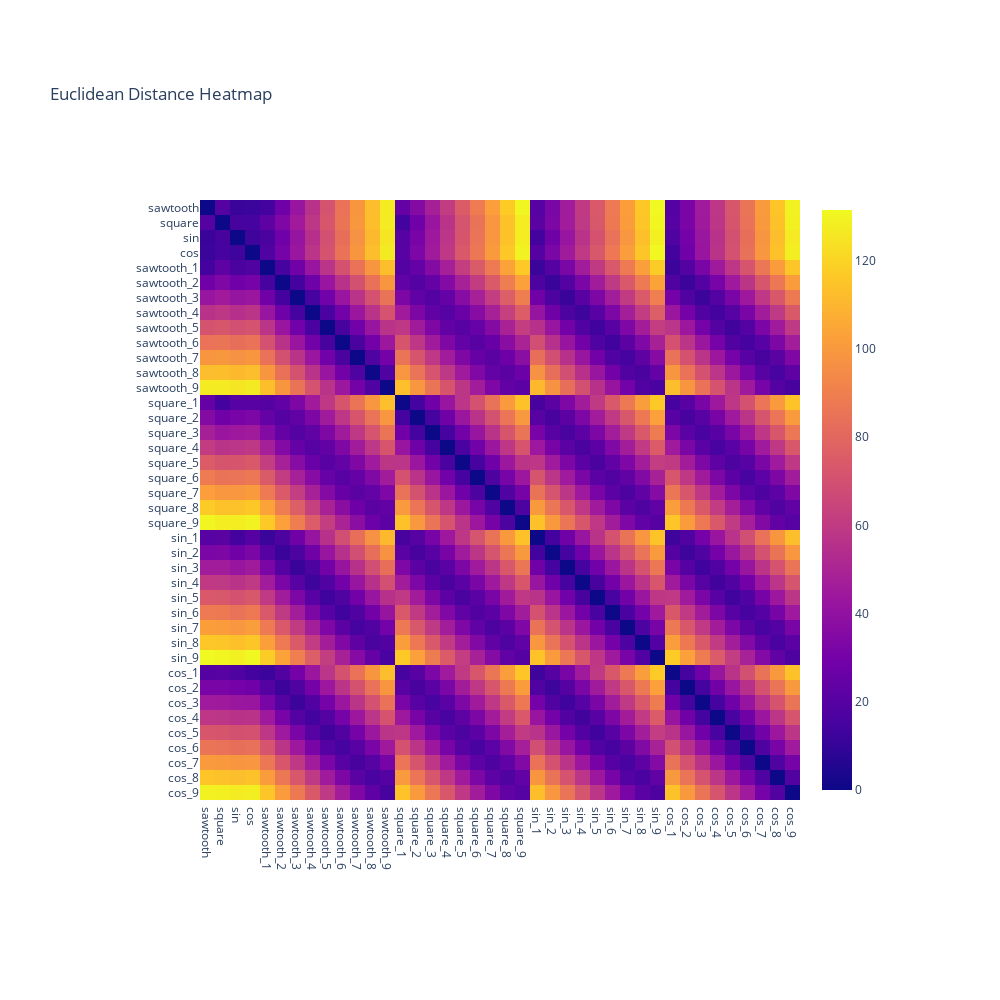

This figure's notebook cell:
### Code cell
columns_list = list(df_waves.columns)

columns_list.remove('time')

from sklearn.metrics.pairwise import euclidean_distances
df_man_dist_euc = pd.DataFrame(euclidean_distances(df_waves[columns_list].transpose()),
             index = columns_list, 
             columns=columns_list)
import plotly.express as px

fig_euc = px.imshow(df_man_dist_euc)

fig_euc.update_layout(margin = dict(t=200,r=200,b=200,l=200),
    showlegend = False,
    width = 1000, height = 1000,
    autosize = False,
                     title='Euclidean Distance Heatmap')

fig_euc.show()

### Figure 1 — Plotly figure (JSON) as saved in the notebook; plotly's stock layout.template omitted (floating-point values rounded to 4 significant figures; data arrays with more than 128 entries replaced by an {"elided": "..."} marker saying what was removed)
{"data": [{"coloraxis": "coloraxis", "hovertemplate": "x: %{x}<br>y: %{y}<br>color: %{z}<extra></extra>", "name": "0", "type": "heatmap", "x": ["sawtooth", "square", "sin", "cos", "sawtooth_1", "sawtooth_2", "sawtooth_3", "sawtooth_4", "sawtooth_5", "sawtooth_6", "sawtooth_7", "sawtooth_8", "sawtooth_9", "square_1", "square_2", "square_3", "square_4", "square_5", "square_6", "square_7", "square_8", "square_9", "sin_1", "sin_2", "sin_3", "sin_4", "sin_5", "sin_6", "sin_7", "sin_8", "sin_9", "cos_1", "cos_2", "cos_3", "cos_4", "cos_5", "cos_6", "cos_7", "cos_8", "cos_9"], "xaxis": "x", "y": ["sawtooth", "square", "sin", "cos", "sawtooth_1", "sawtooth_2", "sawtooth_3", "sawtooth_4", "sawtooth_5", "sawtooth_6", "sawtooth_7", "sawtooth_8", "sawtooth_9", "square_1", "square_2", "square_3", "square_4", "square_5", "square_6", "square_7", "square_8", "square_9", "sin_1", "sin_2", "sin_3", "sin_4", "sin_5", "sin_6", "sin_7", "sin_8", "sin_9", "cos_1", "cos_2", "cos_3", "cos_4", "cos_5", "cos_6", "cos_7", "cos_8", "cos_9"], "yaxis": "y", "z": {"elided": "40x40 float values"}}], "layout": {"autosize": false, "coloraxis": {"colorscale": [[0, "#0d0887"], [0.1111, "#46039f"], [0.2222, "#7201a8"], [0.3333, "#9c179e"], [0.4444, "#bd3786"], [0.5556, "#d8576b"], [0.6667, "#ed7953"], [0.7778, "#fb9f3a"], [0.8889, "#fdca26"], [1, "#f0f921"]]}, "height": 1000, "margin": {"b": 200, "l": 200, "r": 200, "t": 200}, "showlegend": false, "title": {"text": "Euclidean Distance Heatmap"}, "width": 1000, "xaxis": {"anchor": "y", "constrain": "domain", "domain": [0, 1], "scaleanchor": "y"}, "yaxis": {"anchor": "x", "autorange": "reversed", "constrain": "domain", "domain": [0, 1]}}}
